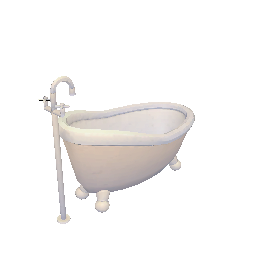
#> input picture art/ui/renders/Bathtub.png, 256 x 256 px
$ python cut_icon_sheet.py ../ui/renders/Bathtub.png 5
#> lines starting #> are read from the running program, lines starting #| are printed output that depends on the picture
"""Cuts the Studio icon sheet (StarterGui.IconSheet: the 3D models the UI shows, framed like
ToolModels.showIn, on magenta, six per page) out of a screenshot into one transparent PNG per model.

Run: python cut_icon_sheet.py <screenshot.png> <page>   (page 0, 1, ...)
The screenshot: snap_studio.ps1 -Out <png> (the Studio window only). Writes art/ui/renders/<Name>.png.
"""
import os
import sys

from PIL import Image

# The sheet's layout and order (the Studio script builds it the same way). Three columns keep the
# page clear of Studio's view gizmo in the viewport's top-right corner.
CELL, GAP, COLS, ROWS = 256, 8, 3, 2
NAMES = [
	"Spoon", "Cup", "Bucket", "Bathtub", "KiddiePool", "SwimmingPool", "CargoShip", "TheMoon",
	"WaterGun", "GardenHose", "HeatGloves", "IcePick", "JetpackTank", "CloudNet",
	"BackpackTank", "BigTank", "TwinTanks", "InsulatedTank", "CloudBag",
	"FireTruck", "Tanker", "SnowcatTanker", "WaterBomber",
	"Pump", "WaterTower", "Pipeline", "RainMachine",
	"Helper", "Lifeguard", "Firefighter", "Plumber",
]
OUT = os.path.join(os.path.dirname(__file__), "..", "ui", "renders")


def magenta(r, g, b):
	"""How much a pixel looks like the key: 1 on the background, ~0 on the model."""
	return (min(r, b) - g) / 255 if abs(r - b) < 60 else 0.0


def main():
	path, page = sys.argv[1], int(sys.argv[2])
	names = NAMES[page * COLS * ROWS : (page + 1) * COLS * ROWS]
	shot = Image.open(path).convert("RGB")
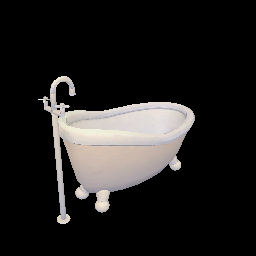
#> shot: PIL image 256x256 RGB; mean R, G, B 33.3, 31.8, 30.9
	px = shot.load()
	w, h = shot.size
#> w = 256; h = 256
	xs, ys = [], []
	for y in range(0, h, 2):
		for x in range(0, w, 2):
			r, g, b = px[x, y]
			if r > 240 and g < 15 and b > 240:
				xs.append(x)
				ys.append(y)
#> after the loop, xs = []; ys = []
	if not xs:
#> (the run stopped early here; a loop or call above may not have finished)

$ run again, with art/ui/renders/BackpackTank.png copied over art/ui/renders/Bathtub.png
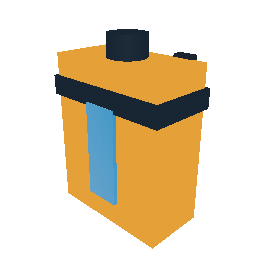
#> input picture art/ui/renders/BackpackTank.png, 256 x 256 px
#> in main, `shot = Image.open(path).convert("RGB")`:
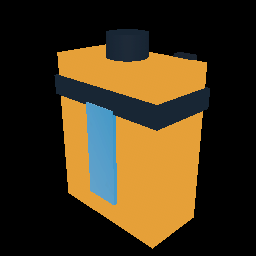
#> shot: PIL image 256x256 RGB; mean R, G, B 65.8, 51.3, 26.6
#> after the loop in main, `for y in range(0, h, 2):`: xs = []

$ run again, with art/ui/renders/BigTank.png copied over art/ui/renders/Bathtub.png
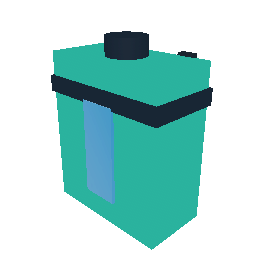
#> input picture art/ui/renders/BigTank.png, 256 x 256 px
#> in main, `shot = Image.open(path).convert("RGB")`:
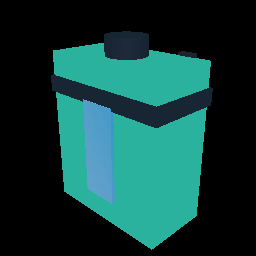
#> shot: PIL image 256x256 RGB; mean R, G, B 17.3, 61.1, 57.8
#> after the loop in main, `for y in range(0, h, 2):`: xs = []

$ run again, with art/ui/renders/CloudBag.png copied over art/ui/renders/Bathtub.png
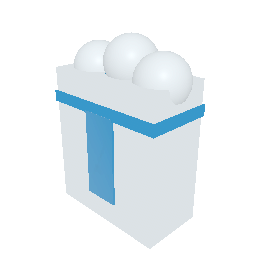
#> input picture art/ui/renders/CloudBag.png, 256 x 256 px
#> in main, `shot = Image.open(path).convert("RGB")`:
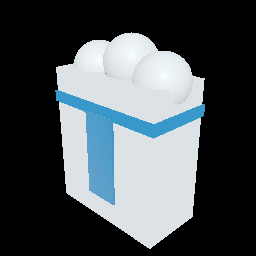
#> shot: PIL image 256x256 RGB; mean R, G, B 72.8, 79.8, 83.8
#> after the loop in main, `for y in range(0, h, 2):`: xs = []
